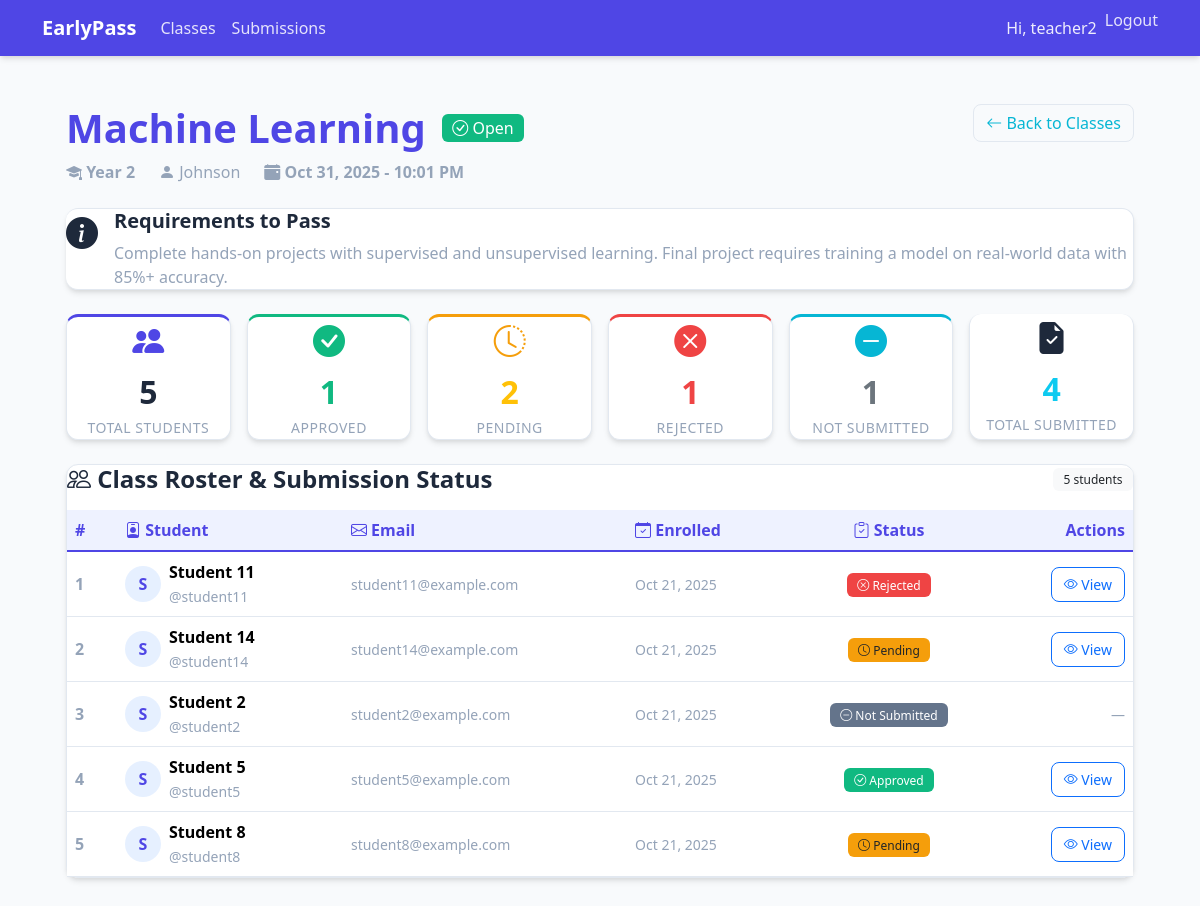
Page /classes/8/roster/ (signed in) on the earlier database version.
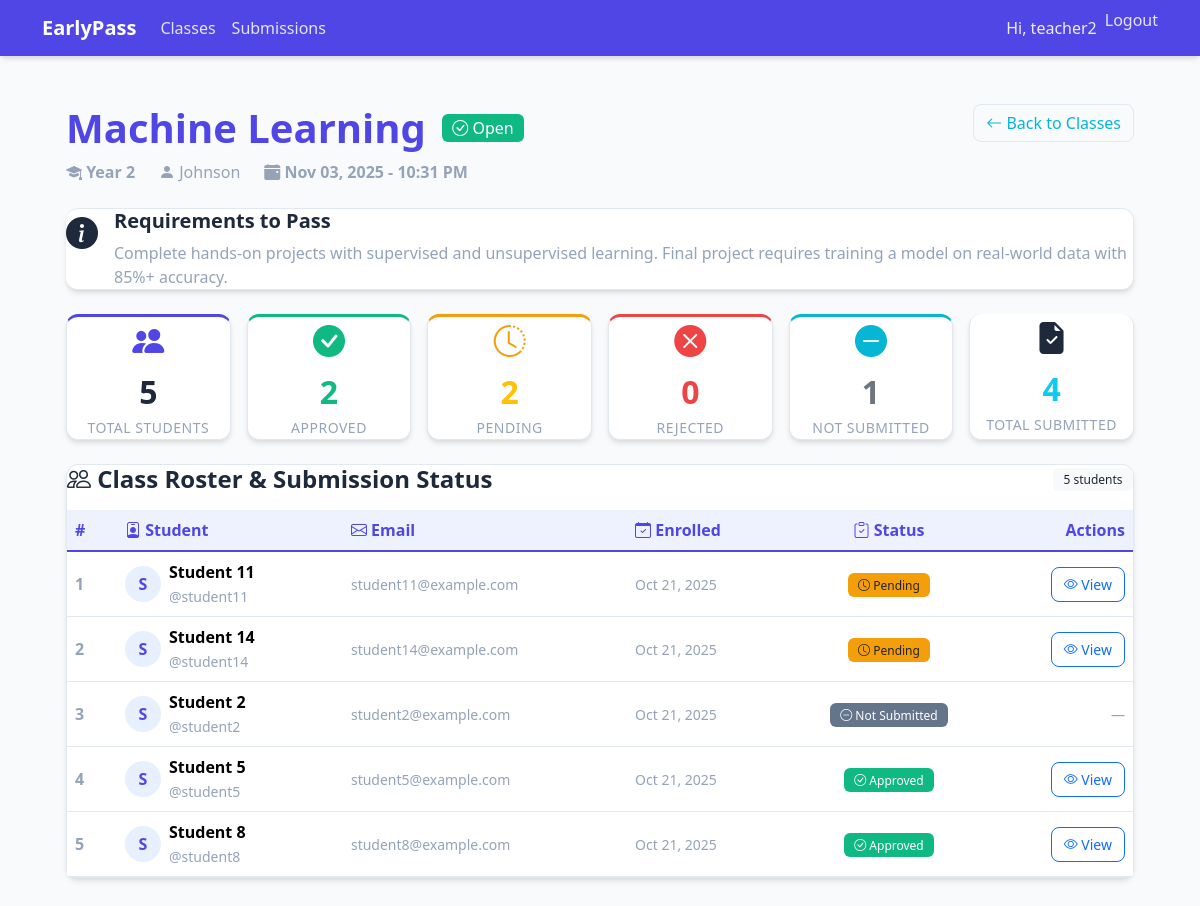
Same page on the later database version.
### passes/models.py (models this page shows, shortened)
class Class(models.Model):
    name = models.CharField(max_length=120)
    teacher = models.ForeignKey(User, on_delete=models.PROTECT, related_name="classes_taught")
    year = models.PositiveIntegerField(help_text="Year group, e.g., 1, 2, 3")
    deadline = models.DateTimeField()
    description = models.TextField(blank=True, default="", help_text="Requirements to pass this class")
    class Meta:
        ordering = ["deadline", "name"]
        verbose_name_plural = "Classes"
        constraints = [
            models.UniqueConstraint(fields=["name", "year", "teacher"], name="uq_class_name_year_teacher")
        ]
    @property
    def is_past_deadline(self) -> bool:
        return timezone.now() > self.deadline

class Enrollment(models.Model):
    student = models.ForeignKey(User, on_delete=models.CASCADE, related_name="enrollments")
    class_ref = models.ForeignKey(Class, on_delete=models.CASCADE, related_name="enrollments")
    joined_at = models.DateTimeField(auto_now_add=True)
    class Meta:
        unique_together = [("student", "class_ref")]
        ordering = ["-joined_at"]

### passes/views.py (the view, shortened to what this page needs)
@login_required
def class_roster(request, class_id):
    cls = get_object_or_404(Class, id=class_id)
    user = request.user
    is_teacher = cls.teacher == user or user.is_staff
    is_enrolled = Enrollment.objects.filter(student=user, class_ref=cls).exists()
    if not (is_teacher or is_enrolled):
        return HttpResponseForbidden("You don't have access to this class roster.")
    enrollments = cls.enrollments.select_related('student').order_by('student__username')
    roster_data = []
    for enrollment in enrollments:
        student_data = {
            'enrollment': enrollment,
            'student': enrollment.student,
        }
        if is_teacher:
            try:
                submission = Submission.objects.get(
                    student=enrollment.student,
                    class_ref=cls
                )
                student_data['submission'] = submission
                student_data['status'] = submission.get_status_display()
                student_data['status_code'] = submission.status
            except Submission.DoesNotExist:
                student_data['submission'] = None
                student_data['status'] = 'Not Submitted'
                student_data['status_code'] = 'N'
        roster_data.append(student_data)
    context = {
        'class': cls,
        'roster_data': roster_data,
        'is_teacher': is_teacher,
        'total_students': len(roster_data),
    }
    if is_teacher:
        submitted = sum(1 for d in roster_data if d.get('submission'))
        approved = sum(1 for d in roster_data if d.get('status_code') == 'A')
        rejected = sum(1 for d in roster_data if d.get('status_code') == 'R')
        pending = sum(1 for d in roster_data if d.get('status_code') == 'P')
        not_submitted = sum(1 for d in roster_data if d.get('status_code') == 'N')
        context.update({
            'stats': {
                'submitted': submitted,
                'approved': approved,
                'rejected': rejected,
                'pending': pending,
                'not_submitted': not_submitted,
            }
        })
    return render(request, "passes/class_roster.html", context)

### templates/passes/class_roster.html (shortened to what the changed rows need)
{% extends "base.html" %}
{% load static %}
{% block content %}
<div class="container-fluid px-4 py-4" style="max-width: 1400px;">
    <div class="row mb-4">
        <div class="col">
            <div class="d-flex justify-content-between align-items-start">
                <div>
                    <div class="d-flex align-items-center gap-3 mb-2">
                        <h1 class="mb-0" style="color: var(--ep-primary); font-weight: 600;">{{ class.name }}</h1>
                        {% if class.is_past_deadline %}
                            <span class="badge bg-danger fs-6">
                                <i class="bi bi-exclamation-circle"></i> Past Deadline
                            </span>
                        {% else %}
                            <span class="badge bg-success fs-6">
                                <i class="bi bi-check-circle"></i> Open
                            </span>
                        {% endif %}
                    </div>
                    <div class="d-flex gap-4 text-muted">
                        <span>
                            <i class="bi bi-mortarboard-fill"></i>
                            <strong>Year {{ class.year }}</strong>
                        </span>
                        <span>
                            <i class="bi bi-person-fill"></i>
                            {{ class.teacher.get_full_name|default:class.teacher.username }}
                        </span>
                        <span>
                            <i class="bi bi-calendar-event-fill"></i>
                            <strong>{{ class.deadline|date:"M d, Y - g:i A" }}</strong>
                        </span>
                    </div>
                </div>
            </div>
        </div>
    </div>
    {% if class.description %}
    <div class="row mb-4">
        <div class="col">
            <div class="ep-card" style="border-left: 4px solid var(--ep-info);">
                <div class="d-flex gap-3">
                    <div style="font-size: 2rem; color: var(--ep-info);">
                        <i class="bi bi-info-circle-fill"></i>
                    </div>
                    <div class="flex-grow-1">
                        <h5 class="mb-2" style="color: var(--ep-info); font-weight: 600;">
                            Requirements to Pass
                        </h5>
                        <p class="mb-0 text-muted">{{ class.description }}</p>
                    </div>
                </div>
            </div>
        </div>
    </div>
    {% endif %}
    {% if is_teacher %}
    <div class="row g-3 mb-4">
        <div class="col-lg-2 col-md-4 col-sm-6">
            <div class="ep-card text-center h-100" style="border-top: 3px solid var(--ep-primary);">
                <div style="font-size: 2rem; color: var(--ep-primary);">
                    <i class="bi bi-people-fill"></i>
                </div>
                <h2 class="mb-1 mt-2" style="font-weight: 700;">{{ total_students }}</h2>
                <small class="text-muted text-uppercase" style="font-weight: 500; letter-spacing: 0.5px;">Total Students</small>
            </div>
        </div>
        <div class="col-lg-2 col-md-4 col-sm-6">
            <div class="ep-card text-center h-100" style="border-top: 3px solid var(--ep-success);">
                <div style="font-size: 2rem; color: var(--ep-success);">
                    <i class="bi bi-check-circle-fill"></i>
                </div>
                <h2 class="mb-1 mt-2 text-success" style="font-weight: 700;">{{ stats.approved }}</h2>
                <small class="text-muted text-uppercase" style="font-weight: 500; letter-spacing: 0.5px;">Approved</small>
            </div>
        </div>
        <div class="col-lg-2 col-md-4 col-sm-6">
            <div class="ep-card text-center h-100" style="border-top: 3px solid var(--ep-warning);">
                <div style="font-size: 2rem; color: var(--ep-warning);">
                    <i class="bi bi-clock-history"></i>
                </div>
                <h2 class="mb-1 mt-2 text-warning" style="font-weight: 700;">{{ stats.pending }}</h2>
                <small class="text-muted text-uppercase" style="font-weight: 500; letter-spacing: 0.5px;">Pending</small>
            </div>
        </div>
        <div class="col-lg-2 col-md-4 col-sm-6">
            <div class="ep-card text-center h-100" style="border-top: 3px solid var(--ep-danger);">
                <div style="font-size: 2rem; color: var(--ep-danger);">
                    <i class="bi bi-x-circle-fill"></i>
                </div>
                <h2 class="mb-1 mt-2 text-danger" style="font-weight: 700;">{{ stats.rejected }}</h2>
                <small class="text-muted text-uppercase" style="font-weight: 500; letter-spacing: 0.5px;">Rejected</small>
            </div>
        </div>
        <div class="col-lg-2 col-md-4 col-sm-6">
            <div class="ep-card text-center h-100" style="border-top: 3px solid var(--ep-secondary);">
                <div style="font-size: 2rem; color: var(--ep-secondary);">
                    <i class="bi bi-dash-circle-fill"></i>
                </div>
                <h2 class="mb-1 mt-2 text-secondary" style="font-weight: 700;">{{ stats.not_submitted }}</h2>
                <small class="text-muted text-uppercase" style="font-weight: 500; letter-spacing: 0.5px;">Not Submitted</small>
            </div>
        </div>
        <div class="col-lg-2 col-md-4 col-sm-6">
            <div class="ep-card text-center h-100" style="border-top: 3px solid var(--ep-info);">
                <div style="font-size: 2rem; color: var(--ep-info);">
                    <i class="bi bi-file-earmark-check-fill"></i>
                </div>
                <h2 class="mb-1 mt-2 text-info" style="font-weight: 700;">{{ stats.submitted }}</h2>
                <small class="text-muted text-uppercase" style="font-weight: 500; letter-spacing: 0.5px;">Total Submitted</small>
            </div>
        </div>
    </div>
    {% endif %}
    <div class="row mb-4">
        <div class="col">
            <div class="ep-card">
                {% if roster_data %}
                <div class="table-responsive">
                    <table class="table table-hover align-middle mb-0">
                        <thead style="background-color: rgba(99, 102, 241, 0.05); border-bottom: 2px solid var(--ep-primary);">
                            <tr>
                                <th style="width: 50px; font-weight: 600;">#</th>
                                <th style="font-weight: 600;">
                                    <i class="bi bi-person-badge"></i> Student
                                </th>
                                <th style="font-weight: 600;">
                                    <i class="bi bi-envelope"></i> Email
                                </th>
                                <th style="font-weight: 600;">
                                    <i class="bi bi-calendar-check"></i> Enrolled
                                </th>
                                {% if is_teacher %}
                                <th class="text-center" style="font-weight: 600;">
                                    <i class="bi bi-clipboard-check"></i> Status
                                </th>
                                <th class="text-end" style="font-weight: 600;">Actions</th>
                                {% endif %}
                            </tr>
                        </thead>
                        <tbody>
                            {% for data in roster_data %}
                            <tr style="{% if data.student == request.user %}background-color: rgba(99, 102, 241, 0.03);{% endif %}">
                                <td class="text-muted fw-semibold">{{ forloop.counter }}</td>
                                <td>
                                    <div class="d-flex align-items-center gap-2">
                                        <div class="rounded-circle bg-primary bg-opacity-10 d-flex align-items-center justify-content-center"
                                             style="width: 36px; height: 36px; font-weight: 600; color: var(--ep-primary);">
                                            {{ data.student.username|slice:":1"|upper }}
                                        </div>
                                        <div>
                                            <div class="fw-semibold">
                                                {{ data.student.get_full_name|default:data.student.username }}
                                            </div>
                                            <small class="text-muted">@{{ data.student.username }}</small>
                                        </div>
                                    </div>
                                </td>
                                <td class="text-muted">
                                    <small>{{ data.student.email|default:"—" }}</small>
                                </td>
                                <td class="text-muted">
                                    <small>{{ data.enrollment.joined_at|date:"M d, Y" }}</small>
                                </td>
                                {% if is_teacher %}
                                <td class="text-center">
                                    {% if data.status_code == 'A' %}
                                        <span class="badge bg-success">
                                            <i class="bi bi-check-circle"></i> {{ data.status }}
                                        </span>
                                    {% elif data.status_code == 'R' %}
                                        <span class="badge bg-danger">
                                            <i class="bi bi-x-circle"></i> {{ data.status }}
                                        </span>
                                    {% elif data.status_code == 'P' %}
                                        <span class="badge bg-warning text-dark">
                                            <i class="bi bi-clock"></i> {{ data.status }}
                                        </span>
                                    {% else %}
                                        <span class="badge bg-secondary">
                                            <i class="bi bi-dash-circle"></i> {{ data.status }}
                                        </span>
                                    {% endif %}
                                </td>
                                <td class="text-end">
                                    {% if data.submission %}
                                        <a href="{% url 'submissions:list' %}?class={{ class.id }}"
                                           class="btn btn-sm btn-outline-primary">
                                            <i class="bi bi-eye"></i> View
                                        </a>
                                    {% else %}
                                        <span class="text-muted small">—</span>
                                    {% endif %}
                                </td>
                                {% endif %}
                            </tr>
                            {% endfor %}
                        </tbody>
                    </table>
                </div>
                {% endif %}
            </div>
        </div>
    </div>
</div>
{% endblock %}

Differences in the rows shown:
no longer on this page (row edited): Enrollment: student.username "S", student.get_full_name "Student 11", student.username "student11", student.email "student11@example.com", enrollment.joined_at "Oct 21, 2025", status "Rejected"
no longer on this page (row edited): Enrollment: student.username "S", student.get_full_name "Student 8", student.username "student8", student.email "student8@example.com", enrollment.joined_at "Oct 21, 2025", status "Pending"
changed Class "Machine Learning": deadline "Oct 31, 2025 - 10:01 PM" → "Nov 03, 2025 - 10:31 PM"
now on this page (row edited): Enrollment: student.username "S", student.get_full_name "Student 11", student.username "student11", student.email "student11@example.com", enrollment.joined_at "Oct 21, 2025", status "Pending"
now on this page (row edited): Enrollment: student.username "S", student.get_full_name "Student 8", student.username "student8", student.email "student8@example.com", enrollment.joined_at "Oct 21, 2025", status "Approved"
Other differences:
{{ stats.approved }}: "1" → "2"
{{ stats.rejected }}: "1" → "0"
